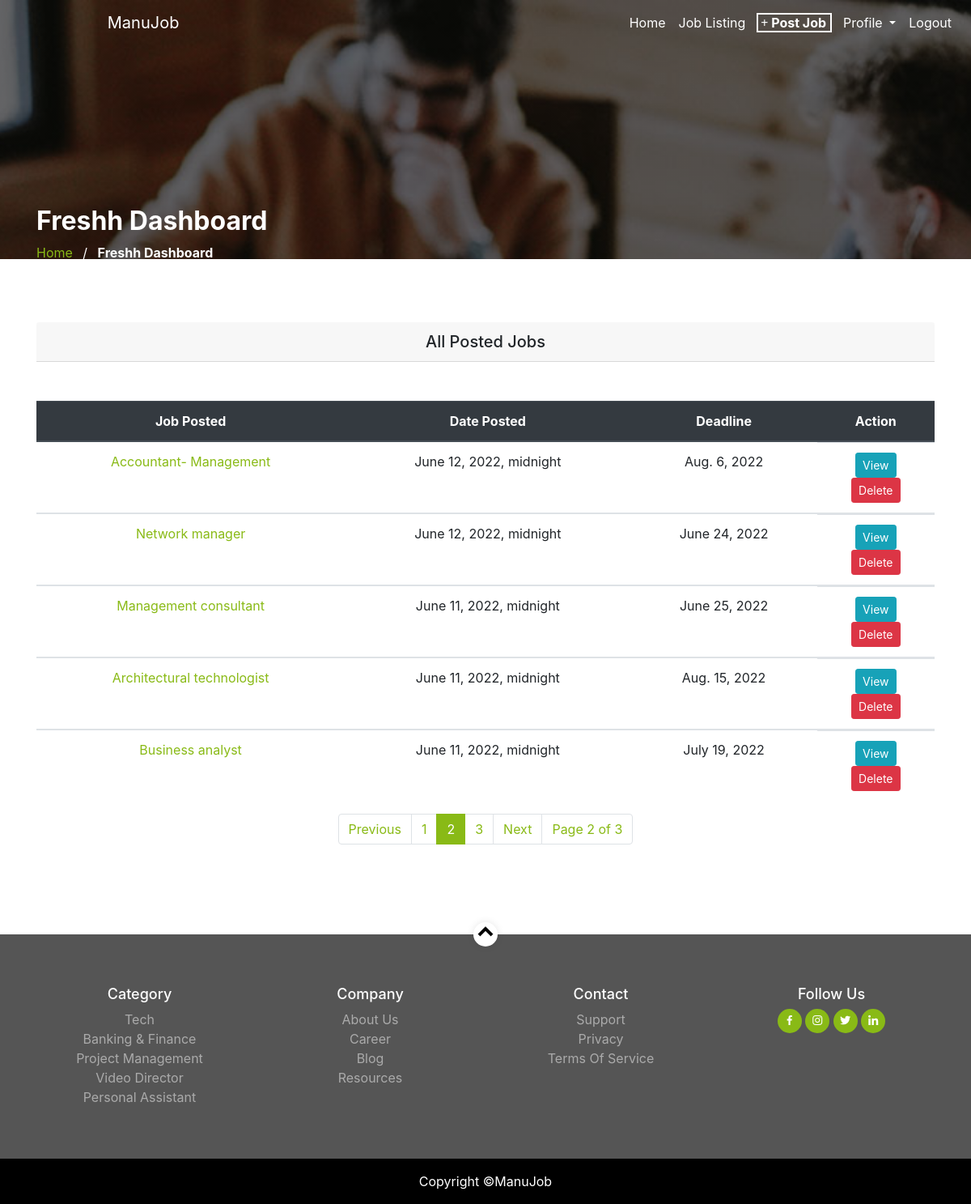
Screenshot of /employer_dashboard?page=2 (signed in) with the database file from the repository.
### userprofile/models.py (models this page shows, shortened)
class EmployerProfile(models.Model):
    company = models.OneToOneField(User, on_delete= models.CASCADE)
    company_address = models.CharField(max_length=50)
    phone = models.CharField(max_length=50)
    website = models.URLField()
    email = models.EmailField()
    class Meta:
        db_table = 'employerprofile'
        managed = True
        verbose_name = 'EmployerProfile'
        verbose_name_plural = 'EmployerProfile'

### postjob/models.py (models this page shows, shortened)
class Listjob(models.Model):
    employer = models.ForeignKey(EmployerProfile, on_delete=models.CASCADE)
    category = models.ForeignKey(Category, on_delete=models.CASCADE)
    job_title = models.CharField(max_length=100)
    job_location = models.CharField(max_length=100)
    description = models.TextField()
    tags = models.CharField(max_length=100, null=True, blank=True)
    salary = models.CharField(max_length=50)
    deadline = models.DateField()
    logo = models.ImageField(upload_to='logo', default='avatar.jpg', null=True, blank=True)
    website = models.URLField(null=True, blank=True)
    posted_at = models.DateTimeField(auto_now_add=True)
    published = models.BooleanField(null=True, blank=True)
    display = models.BooleanField(null=True, blank=True, default=True)
    closed = models.BooleanField(null=True, blank=True)
    featured = models.BooleanField(null=True, blank=True)
    class Meta:
        db_table = 'listjob'
        managed = True
        verbose_name = 'Listjob'
        verbose_name_plural = 'Listjob'

### home/views.py (the view)
# urls.py: path('employer_dashboard',views.employer_dashboard, name='employer_dashboard'),
def employer_dashboard(request):
    posting = request.user.employerprofile
    poster = EmployerProfile.objects.get(company__username = request.user.username)
    jobvac = Listjob.objects.filter(employer = posting, display=True).order_by('-posted_at')
    p = Paginator(jobvac, 5)
    page= request.GET.get('page')
    paginate = p.get_page(page)
    context = {
        'jobvac':jobvac,
        'poster':poster,
        'paginate':paginate
    }
    return render(request, 'employer_dashboard.html', context)

### home/templates/employer_dashboard.html (shortened to what this page needs)
{% extends 'base.html' %}
{% load static %}
{% block content %}
<section class="job-head">
    <div class="container home-section">
            <div class="row">
                <div class="col-md-7">
                    <h1 class="text-white font-weight-bold">{{poster.company|title}} Dashboard</h1>
                    <div class="custom-breadcrumbs">
                    <a href="{% url 'home' %}">Home</a> <span class="mx-2 slash">/</span>
                    <span class="text-white"><strong>{{poster.company|title}} Dashboard</strong></span>
                    </div>
                </div>
            </div>
      </div>
    <nav class="navbar navbar-expand-lg navbar-light">
        <a class="navbar-brand text-white" href="{% url 'home' %}">ManuJob</a>
        <div class="collapse navbar-collapse" id="navbarNav" >
          <ul class="navbar-nav ml-auto">
            <li class="nav-item active">
              <a class="nav-link" href="{% url 'home' %}">home<span class="sr-only">(current)</span></a>
            </li>
            <li class="nav-item">
              <a class="nav-link" href="{% url 'job_listing' %}">job listing</a>
            </li>
            {% if user.is_authenticated and user.is_staff %}
            <li class="nav-item active">
              <a class="nav-link" href="{% url 'post_job' %}"><span class="post-job"><i class="fa-solid fa-plus"></i> post job</span></a>
            </li>
            <li class="nav-item dropdown">
              <a class="nav-link dropdown-toggle" href="#" id="navbarDropdownMenuLink" role="button" data-toggle="dropdown" aria-haspopup="true" aria-expanded="false">
                profile
              </a>
            </li>
            <li class="nav-item active">
              <a class="nav-link" href="{% url 'signout' %}">logout</a>
            </li>
            {% endif %}
          </ul>
        </div>
      </nav>
  </section>
<div class="container">
    <div class="jobpost-table">
      <h5 class="card-header text-center">All Posted Jobs</h5>
      <table class="table text-center mt-5">
            <thead class="thead-dark">
                <tr class="text-center">
                    <th>Job Posted</th>
                    <th>Date Posted</th>
                    <th>Deadline</th>
                    <th>Action</th>
                </tr>
            </thead>
            {% if paginate %}
              {% for item in paginate %}
              <tbody>
                <tr>
                  <td><a href="{% url 'job_detail' item.id %}">{{item.job_title}}</a></td>
                  <td>{{item.posted_at}}</td>
                  <td>{{item.deadline}}</td>
                  <td class="d-flex justify-content-center"><span>
                    <form action="{% url 'applicant' %}" method="POST">
                      <button type="submit" class="btn btn-info btn-sm text-white">View</button>
                    </form>
                    <form action="{% url 'delete' %}" method="POST">
                      <button type="submit" class="btn btn-del btn-danger btn-sm text-white">Delete</button>
                    </form>
                  </td>
                </tr>
              </tbody>
              {% endfor %}
            {% endif %}
      </table>
      <nav aria-label="Page navigation example">
        <ul class="pagination justify-content-center">
          {% if paginate.has_previous %}
            <li class="page-item">
              <a class="page-link" href="?page={{paginate.previous_page_number}}" tabindex="-1" aria-disabled="true">Previous</a>
            </li>
          {% else %}
            <li class="page-item">
              <a class="page-link" href="?page=1" tabindex="-1" aria-disabled="true">Previous</a>
            </li>
          {% endif %}
          {% for item in paginate.paginator.page_range %}
            {% if paginate.number == item %}
            <li class="page-item active">
              <a class="page-link" href="" tabindex="-1" aria-disabled="true">{{item}}</a>
            </li>
            {% else %}
            <li class="page-item"><a class="page-link" href="?page={{item}}">{{item}}</a></li>
            {% endif %}
          {% endfor %}
          {% if paginate.has_next %}
            <li class="page-item">
              <a class="page-link" href="?page={{paginate.next_page_number}}">Next</a>
            </li>
          {% else %}
            <li class="page-item">
              <a class="page-link" href="?page={{paginate.paginator.num_pages}}">Last</a>
            </li>
          {% endif %}
          <li class="page-item"><a class="page-link" href="#">Page {{paginate.number}} of {{paginate.paginator.num_pages}}</a></li>
        </ul>
      </nav>
    </div>
</div>
{% endblock content %}
{% block footer %} {% include "footer.html" %} {% endblock footer %}

### home/static/css/style.css (style rules this page uses)
* { margin: 0px; padding: 0px; box-sizing: border-box; }
html { scroll-behavior: smooth; }
.navbar { position: absolute; top: 0rem; width: 100%; }
.navbar-brand { margin-left: 10%; }
.navbar-nav { margin-left: 40%; }
#navbarNav { text-transform: capitalize; }
#navbarNav a { color: white; }
.post-job { outline: 2px solid #89ba16; padding-left: 3px; padding-right: 5px; border-width: 5px; border-color: white; font-weight: bold; }
.job-head { background-image: linear-gradient(rgba(0,0,0,0.5),rgba(0,0,0,0.5)),url(../img/job_single_img_1.jpg); height: 40vh; background-position: center; background-repeat: no-repeat; background-size: cover; background-attachment: fixed; width: 100%; }
.home-section { position: relative; }
.home-section h1 { font-size: 2rem; color: #fff; font-weight: 200; margin-top: 40%; text-transform: capitalize; }
.home-section a { color: #89ba16; }
.slash { color: white; }
.pagination a { color: #89ba16; }
.pagination > .active > a { background: #89ba16!important; color: white!important; border: solid 1px #89ba16!important; }
.jobpost-table { margin-top: 7%; margin-bottom: 10%; }
.jobpost-table tbody tr a { color: #89ba16; }
.btn-del { color: white; }
@media (min-width: 991px) and (max-width: 1400px) { .navbar { position: absolute; top: 0rem; width: 100%; z-index: 1000; } }
@media (min-width: 991px) and (max-width: 1400px) { .post-job { outline: 2px solid white; padding-left: 3px; padding-right: 5px; border-width: 5px; border-color: white; font-weight: bold; } }
@media (min-width: 991px) and (max-width: 1400px) { .navbar-brand { margin-left: 10%; } }
@media (min-width: 991px) and (max-width: 1400px) { .navbar-nav { margin-left: 5%; } }

### rows the page displays
EmployerProfile: company "Freshh"
Listjob: job_title "Accountant- Management", posted_at "June 12, 2022, midnight", deadline "Aug. 6, 2022"
Listjob: job_title "Network manager", posted_at "June 12, 2022, midnight", deadline "June 24, 2022"
Listjob: job_title "Management consultant", posted_at "June 11, 2022, midnight", deadline "June 25, 2022"
Listjob: job_title "Architectural technologist", posted_at "June 11, 2022, midnight", deadline "Aug. 15, 2022"
Listjob: job_title "Business analyst", posted_at "June 11, 2022, midnight", deadline "July 19, 2022"

### other values shown
{{ item }} "1" "3"
{{ item }} "2"
{{ paginate.number }} "2"
{{ paginate.paginator.num_pages }} "3"
